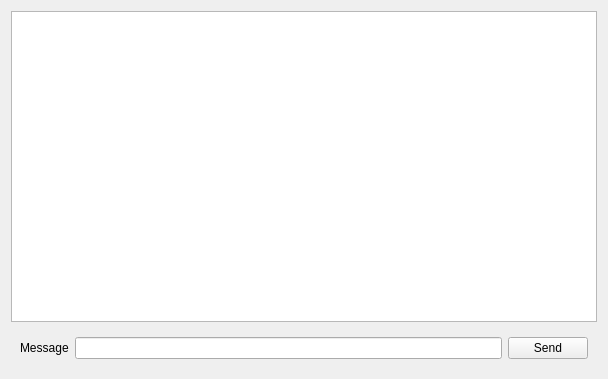
<?xml version="1.0" encoding="UTF-8"?>
<ui version="4.0">
 <class>ClientChatWidget</class>
 <widget class="QWidget" name="ClientChatWidget">
  <property name="geometry">
   <rect>
    <x>0</x>
    <y>0</y>
    <width>608</width>
    <height>379</height>
   </rect>
  </property>
  <property name="windowTitle">
   <string>Form</string>
  </property>
  <layout class="QVBoxLayout" name="verticalLayout">
   <item>
    <widget class="QListWidget" name="lstMessages"/>
   </item>
   <item>
    <widget class="QWidget" name="wdgSend" native="true">
     <layout class="QHBoxLayout" name="horizontalLayout">
      <item>
       <widget class="QLabel" name="lineEdit">
        <property name="text">
         <string>Message</string>
        </property>
       </widget>
      </item>
      <item>
       <widget class="QLineEdit" name="lnMessage"/>
      </item>
      <item>
       <widget class="QPushButton" name="btnSend">
        <property name="text">
         <string>Send</string>
        </property>
       </widget>
      </item>
     </layout>
    </widget>
   </item>
  </layout>
 </widget>
 <resources/>
 <connections/>
</ui>
